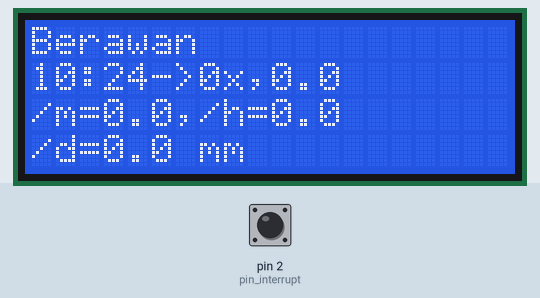
This sketch was run on a simulated Arduino Uno, built with avr-gcc and run on an emulated ATmega328P. Parts: 20×4 character LCD. Inputs (shaded band) come from the test bench; at power-on: pin 2 (pin_interrupt) HIGH. The local clock reads 2024-03-15 10:24:30 at power-on unless the sketch sets it; what the sketch prints to the serial monitor is not drawn.

Above: at 1.2 s.
1.3 s: pin 2 (pin_interrupt) pulled LOW for 0.15 s
At 2.2 s:
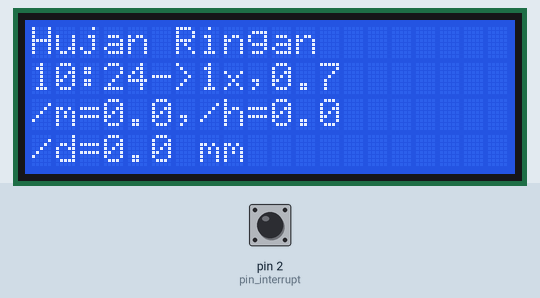
3.3 s: pin 2 (pin_interrupt) pulled LOW for 1 s
At 4.8 s:
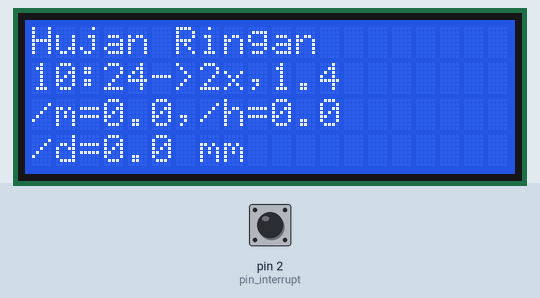
5.8 s: pin 2 (pin_interrupt) pulled LOW for 0.15 s
At 7.4 s:
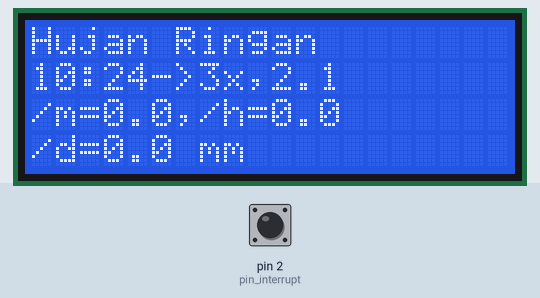
7.8 s: pin 2 (pin_interrupt) pulled LOW for 1 s
At 8.7 s:
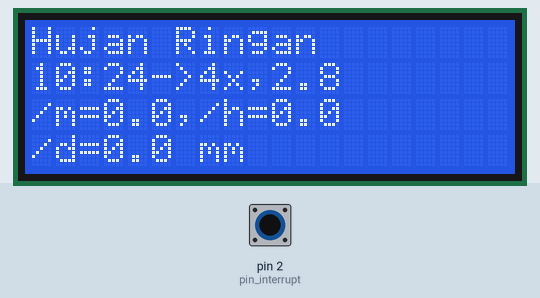
10.3 s: pin 2 (pin_interrupt) pulled LOW for 3.2 s
At 12.0 s:
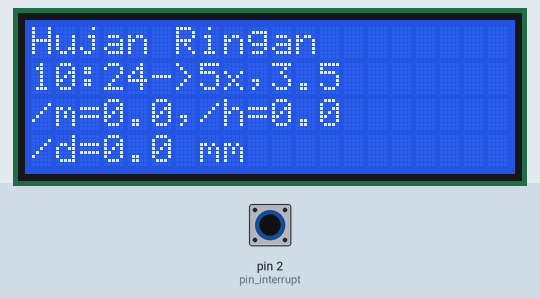
15.0 s: pin 2 (pin_interrupt) pulsed LOW 5 times (0.12 s each, 0.3 s apart)
At 18.0 s:
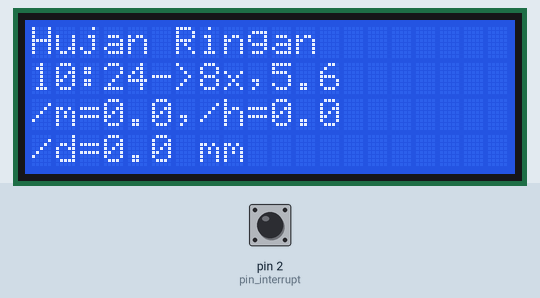
Timing chart, 0 to 19.5 s (numbered marks = the images above; inputs shaded):
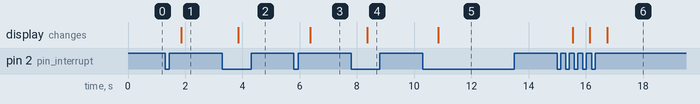

The sketch:

CURAH_HUJAN_ARDUINO_DENGAN_LCD.ino
```cpp
//Curah hujan adalah jumlah air yang jatuh di permukaan tanah selama periode tertentu yang diukur dengan satuan tinggi milimeter (mm) di atas permukaan horizontal.
//Curah hujan 1 mm adalah jumlah air hujan yang jatuh di permukaan per satuan luas (m2) dengan volume sebanyak 1 liter tanpa ada yang menguap, meresap atau mengalir.
// Lebih lengkap silahkan dipelajari lebih lanjut disini https://www.climate4life.info/2015/12/hujan-1-milimeter-yang-jatuh-di-jakarta.html

//Perhitungan rumus
//Tinggi curah hujan (cm) = volume yang dikumpulkan (mL) / area pengumpulan (cm2)
//Luas kolektor (Corong) 5,5cm x 3,5cm = 19,25 cm2
//Koleksi per ujung tip kami dapat dengan cara menuangkan 100ml air ke kolektor kemudian menghitung berapa kali air terbuang dari tip,
//Dalam perhitungan yang kami lakukan air terbuang sebanyak 70 kali. 100ml / 70= 1.42mL per tip.
//Jadi 1 tip bernilai 1.42 / 19.25 = 0,07cm atau 0.70 mm curah hujan.

// PENTING
// Nilai kalibrasi yang kami lakukan berlaku untuk semua sensor curah hujan yang kami jual tentu Anda dapat melakukan kalibrasi ulang sendiri jika dibutuhkan.

#include <Wire.h>
#include <LiquidCrystal_I2C.h>
//#include "RTClib.h"
#include <virtuabotixRTC.h>
virtuabotixRTC myRTC(6, 7, 8);
//RTC_DS1307 rtc;

// Gunakan pin D2 pada Arduino, Tegangan 5V Kemudian upload code ini
const int pin_interrupt = 2; // Menggunakan pin interrupt https://www.arduino.cc/reference/en/language/functions/external-interrupts/attachinterrupt/
long int jumlah_tip = 0;
float curah_hujan = 0.00;
float curah_hujan_per_menit = 0.00;
float curah_hujan_per_jam = 0.00;
float curah_hujan_per_hari = 0.00;
float curah_hujan_hari_ini = 0.00;
float temp_curah_hujan_per_menit = 0.00;
float temp_curah_hujan_per_jam = 0.00;
float temp_curah_hujan_per_hari = 0.00;
float milimeter_per_tip = 0.70;
String cuaca;

volatile boolean flag = false;

// Set alamat I2C LCD 0x27
LiquidCrystal_I2C lcd(0x27, 20, 4);

// Inisialisasi struktur waktu
String jam, menit, detik;

void hitung_curah_hujan()
{
  flag = true;
}

void setup()
{
  Serial.begin(9600);
  // Inisialisasi LCD
  lcd.init();

  // Menyalakan lampu latar lCD
  lcd.backlight();
  //Clear LCD
  lcd.clear();

  pinMode(pin_interrupt, INPUT);
  attachInterrupt(digitalPinToInterrupt(pin_interrupt), hitung_curah_hujan, FALLING); // Akan menghitung tip jika pin berlogika dari HIGH ke LOW
  // Inisialisasi RTC
//  if (!rtc.begin())
//  {
//    Serial.println("Couldn't find RTC");
//    while (1)
//      ;
//  }
  //=======Hanya dibuka komen nya jika akan kalibrasi waktu saja (hanya sekali) setelah itu harus di tutup komennya kembali supaya tidak set waktu terus menerus=======
  //rtc.adjust(DateTime(F(__DATE__), F(__TIME__))); // Set waktu langsung dari waktu PC
  //rtc.adjust(DateTime(2021, 12, 2, 8, 57, 0)); // Set Tahun, bulan, tanggal, jam, menit, detik secara manual
  // Cukup dibuka salah satu dari 2 baris diatas, pilih set waktu secara manual atau dari PC
  //===================================================================================================================================================================
  lcd.setCursor(0, 2);
  lcd.print("/m=");
  lcd.print(curah_hujan_per_menit, 1);
  lcd.print(",/h=");
  lcd.print(curah_hujan_per_jam, 1);
  lcd.print(" ");
  lcd.setCursor(0, 3);
  lcd.print("/d=");
  lcd.print(curah_hujan_per_hari, 1);
  lcd.print(" mm ");
}

void loop()
{
  if (flag == true) // don't really need the == true but makes intent clear for new users
  {
    curah_hujan += milimeter_per_tip; // Akan bertambah nilainya saat tip penuh
    jumlah_tip++;
    delay(500);
    flag = false; // reset flag
  }


  myRTC.updateTime();                                                                                    //|
                                                                                                         //|
// Start printing elements as individuals                                                                //|

  jam = String(myRTC.hours, DEC);
  menit = String(myRTC.minutes, DEC);
  detik = String(myRTC.seconds, DEC);
  Serial.print("Current Date / Time: ");                                                                 //|
  Serial.print(myRTC.dayofmonth);                                                                        //|
  Serial.print("/");                                                                                     //|
  Serial.print(myRTC.month);                                                                             //|
  Serial.print("/");                                                                                     //|
  Serial.print(myRTC.year);                                                                              //|
  Serial.print("  ");                                                                                    //|
  Serial.print(jam);                                                                             //|
  Serial.print(":");                                                                                     //|
  Serial.print(menit);                                                                           //|
  Serial.print(":");                                                                                     //|
  Serial.println(detik);


//  DateTime now = rtc.now(); // Ambil data waktu dari DS3231
//  jam = String(now.hour(), DEC);
//  menit = String(now.minute(), DEC);
//  detik = String(now.second(), DEC);
  curah_hujan_hari_ini = jumlah_tip * milimeter_per_tip;
  lcd.setCursor(0, 1);
  lcd.print(konversi(jam) + ":" + konversi(menit));
  lcd.print("->");
  lcd.print(jumlah_tip);
  lcd.print("x,");
  lcd.print(curah_hujan_hari_ini, 1);
  lcd.print(" ");
  temp_curah_hujan_per_menit = curah_hujan;

  //Probabilistik Curah Hujan https://www.bmkg.go.id/cuaca/probabilistik-curah-hujan.bmkg
  if (curah_hujan_hari_ini <= 0.00 && curah_hujan_hari_ini <= 0.50)
  {
    cuaca = "Berawan           ";
  }
  if (curah_hujan_hari_ini > 0.50 && curah_hujan_hari_ini <= 20.00)
  {
    cuaca = "Hujan Ringan      ";
  }
  if (curah_hujan_hari_ini > 20.00 && curah_hujan_hari_ini <= 50.00)
  {
    cuaca = "Hujan Sedang      ";
  }
  if (curah_hujan_hari_ini > 50.00 && curah_hujan_hari_ini <= 100.00)
  {
    cuaca = "Hujan Lebat       ";
  }
  if (curah_hujan_hari_ini > 100.00 && curah_hujan_hari_ini <= 150.00)
  {
    cuaca = "Hujan Sangat Lebat";
  }
  if (curah_hujan_hari_ini > 150.00)
  {
    cuaca = "Hujan ekstrem     ";
  }
  lcd.setCursor(0, 0);
  lcd.print(cuaca);      // Print cuaca hari ini (Ini bukan ramalan cuaca tapi membaca cuaca yang sudah terjadi/ sedang terjadi hari ini)
  if (detik.equals("0")) // Hanya print pada detik 0
  {
    curah_hujan_per_menit = temp_curah_hujan_per_menit; // Curah hujan per menit dihitung ketika detik 0
    temp_curah_hujan_per_jam += curah_hujan_per_menit;  // Curah hujan per jam dihitung dari penjumlahan curah hujan per menit namun disimpan dulu dalam variabel temp
    if (menit.equals("0"))
    {
      curah_hujan_per_jam = temp_curah_hujan_per_jam;   // Curah hujan per jam baru dihitung ketika menit 0
      temp_curah_hujan_per_hari += curah_hujan_per_jam; //// Curah hujan per hari dihitung dari penjumlahan curah hujan per jam namun disimpan dulu dalam variabel temp
      temp_curah_hujan_per_jam = 0.00;                  // Reset temp curah hujan per jam
    }
    if (menit.equals("0") && jam.equals("0"))
    {
      curah_hujan_per_hari = temp_curah_hujan_per_hari; // Curah hujan per jam baru dihitung ketika menit 0 dan jam 0 (Tengah malam)
      temp_curah_hujan_per_hari = 0.00;                 // Reset temp curah hujan per hari
      curah_hujan_hari_ini = 0.00;                      // Reset curah hujan hari ini
      jumlah_tip = 0;                                   // Jumlah tip di reset setap 24 jam sekali (Tengah malam)
    }
    lcd.setCursor(0, 2); // Menampilkan nilai pada LCD
    lcd.print("/m=");
    lcd.print(curah_hujan_per_menit, 1);
    lcd.print(",/h=");
    lcd.print(curah_hujan_per_jam, 1);
    lcd.print(" ");
    lcd.setCursor(0, 3);
    lcd.print("/d=");
    lcd.print(curah_hujan_per_hari, 1);
    lcd.print(" mm ");
    temp_curah_hujan_per_menit = 0.00;
    curah_hujan = 0.00;
    delay(1000);
  }
}

String konversi(String angka) // Fungsi untuk supaya jika angka satuan ditambah 0 di depannya, Misalkan jam 1 maka jadi 01 pada LCD
{
  if (angka.length() == 1)
  {
    angka = "0" + angka;
  }
  else
  {
    angka = angka;
  }
  return angka;
}
```

Measured:
- after the input at 1.3 s, the display: changes after 0.56 s (image 1)
- after the input at 3.3 s, the display: changes after 0.55 s (image 2)
- after the input at 5.8 s, the display: changes after 0.57 s (image 3)
- after the input at 7.8 s, the display: changes after 0.57 s (image 4)
- after the input at 10.3 s, the display: changes after 0.54 s (image 5)
- after the input at 15.0 s, the display: first changes after 0.54 s (image 6 shows a later state)
